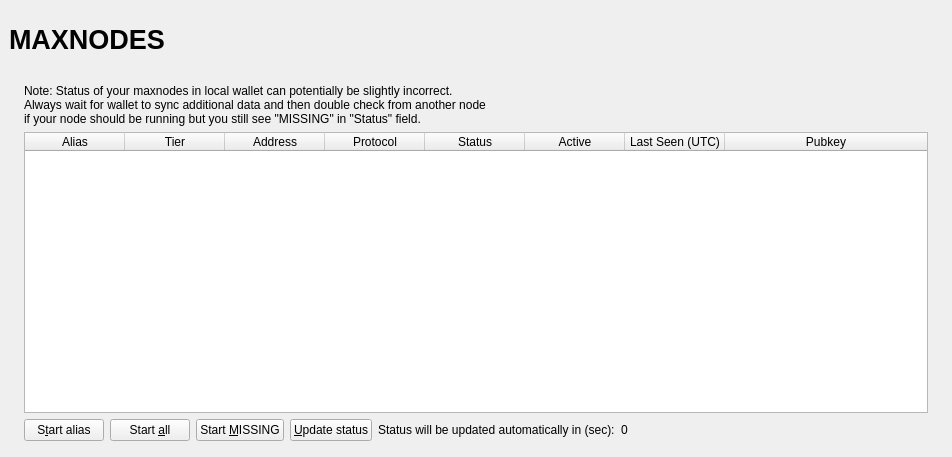
<?xml version="1.0" encoding="UTF-8"?>
<ui version="4.0">
 <class>MaxnodeList</class>
 <widget class="QWidget" name="MaxnodeList">
  <property name="geometry">
   <rect>
    <x>0</x>
    <y>0</y>
    <width>723</width>
    <height>457</height>
   </rect>
  </property>
  <property name="windowTitle">
   <string>Form</string>
  </property>
  <layout class="QVBoxLayout" name="topLayout" stretch="0">
   <property name="leftMargin">
    <number>9</number>
   </property>
   <property name="topMargin">
    <number>9</number>
   </property>
   <property name="rightMargin">
    <number>9</number>
   </property>
   <property name="bottomMargin">
    <number>9</number>
   </property>
   <item>
    <layout class="QVBoxLayout" name="verticalLayout_Max" stretch="0,1">
     <property name="spacing">
      <number>0</number>
     </property>
     <item>
      <widget class="QFrame" name="frame_Header">
       <layout class="QVBoxLayout" name="verticalLayout_4">
        <property name="leftMargin">
         <number>0</number>
        </property>
        <property name="topMargin">
         <number>0</number>
        </property>
        <property name="rightMargin">
         <number>0</number>
        </property>
        <property name="bottomMargin">
         <number>0</number>
        </property>
        <item>
         <layout class="QHBoxLayout" name="horizontalLayout_Header" stretch="1,0,1">
          <item>
           <widget class="QLabel" name="labelOverviewHeaderLeft">
            <property name="minimumSize">
             <size>
              <width>464</width>
              <height>60</height>
             </size>
            </property>
            <property name="maximumSize">
             <size>
              <width>16777215</width>
              <height>60</height>
             </size>
            </property>
            <property name="font">
             <font>
              <pointsize>20</pointsize>
              <weight>75</weight>
              <bold>true</bold>
             </font>
            </property>
            <property name="text">
             <string>MAXNODES</string>
            </property>
           </widget>
          </item>
          <item>
           <spacer name="horizontalSpacer">
            <property name="orientation">
             <enum>Qt::Horizontal</enum>
            </property>
            <property name="sizeHint" stdset="0">
             <size>
              <width>40</width>
              <height>20</height>
             </size>
            </property>
           </spacer>
          </item>
          <item>
           <widget class="QLabel" name="labelOverviewHeaderRight">
            <property name="minimumSize">
             <size>
              <width>464</width>
              <height>60</height>
             </size>
            </property>
            <property name="maximumSize">
             <size>
              <width>16777215</width>
              <height>60</height>
             </size>
            </property>
            <property name="font">
             <font>
              <pointsize>14</pointsize>
             </font>
            </property>
            <property name="text">
             <string/>
            </property>
            <property name="alignment">
             <set>Qt::AlignRight|Qt::AlignTrailing|Qt::AlignVCenter</set>
            </property>
           </widget>
          </item>
         </layout>
        </item>
       </layout>
      </widget>
     </item>
     <item>
      <widget class="QFrame" name="frame_BG">
       <layout class="QVBoxLayout" name="verticalLayout_3">
        <property name="leftMargin">
         <number>6</number>
        </property>
        <property name="topMargin">
         <number>6</number>
        </property>
        <property name="rightMargin">
         <number>6</number>
        </property>
        <property name="bottomMargin">
         <number>6</number>
        </property>
        <item>
         <widget class="QFrame" name="frame_Content">
          <layout class="QVBoxLayout" name="verticalLayout">
           <property name="spacing">
            <number>0</number>
           </property>
           <property name="leftMargin">
            <number>0</number>
           </property>
           <property name="topMargin">
            <number>0</number>
           </property>
           <property name="rightMargin">
            <number>0</number>
           </property>
           <property name="bottomMargin">
            <number>0</number>
           </property>
           <item>
            <layout class="QGridLayout" name="gridLayout_2">
             <property name="spacing">
              <number>2</number>
             </property>
             <item row="0" column="0">
              <widget class="QFrame" name="frameList">
               <layout class="QVBoxLayout" name="verticalLayout_2">
                <property name="bottomMargin">
                 <number>1</number>
                </property>
                <item>
                 <layout class="QHBoxLayout" name="horizontalLayout_note">
                  <property name="bottomMargin">
                   <number>0</number>
                  </property>
                  <item>
                   <widget class="QLabel" name="updateNote">
                    <property name="text">
                     <string>Note: Status of your maxnodes in local wallet can potentially be slightly incorrect.&lt;br /&gt;Always wait for wallet to sync additional data and then double check from another node&lt;br /&gt;if your node should be running but you still see &quot;MISSING&quot; in &quot;Status&quot; field.</string>
                    </property>
                   </widget>
                  </item>
                 </layout>
                </item>
                <item>
                 <widget class="QTableWidget" name="tableWidgetMyMaxnodes">
                  <property name="minimumSize">
                   <size>
                    <width>695</width>
                    <height>0</height>
                   </size>
                  </property>
                  <property name="palette">
                   <palette>
                    <active>
                     <colorrole role="Text">
                      <brush brushstyle="SolidPattern">
                       <color alpha="255">
                        <red>51</red>
                        <green>51</green>
                        <blue>51</blue>
                       </color>
                      </brush>
                     </colorrole>
                    </active>
                    <inactive>
                     <colorrole role="Text">
                      <brush brushstyle="SolidPattern">
                       <color alpha="255">
                        <red>51</red>
                        <green>51</green>
                        <blue>51</blue>
                       </color>
                      </brush>
                     </colorrole>
                    </inactive>
                    <disabled>
                     <colorrole role="Text">
                      <brush brushstyle="SolidPattern">
                       <color alpha="255">
                        <red>85</red>
                        <green>85</green>
                        <blue>85</blue>
                       </color>
                      </brush>
                     </colorrole>
                    </disabled>
                   </palette>
                  </property>
                  <property name="editTriggers">
                   <set>QAbstractItemView::NoEditTriggers</set>
                  </property>
                  <property name="alternatingRowColors">
                   <bool>true</bool>
                  </property>
                  <property name="selectionMode">
                   <enum>QAbstractItemView::SingleSelection</enum>
                  </property>
                  <property name="selectionBehavior">
                   <enum>QAbstractItemView::SelectRows</enum>
                  </property>
                  <property name="sortingEnabled">
                   <bool>true</bool>
                  </property>
                  <attribute name="horizontalHeaderStretchLastSection">
                   <bool>true</bool>
                  </attribute>
                  <column>
                   <property name="text">
                    <string>Alias</string>
                   </property>
                  </column>
		  <column>
                   <property name="text">
                    <string>Tier</string>
                   </property>
                  </column>
                  <column>
                   <property name="text">
                    <string>Address</string>
                   </property>
                  </column>
                  <column>
                   <property name="text">
                    <string>Protocol</string>
                   </property>
                  </column>
                  <column>
                   <property name="text">
                    <string>Status</string>
                   </property>
                  </column>
                  <column>
                   <property name="text">
                    <string>Active</string>
                   </property>
                  </column>
                  <column>
                   <property name="text">
                    <string>Last Seen (UTC)</string>
                   </property>
                  </column>
                  <column>
                   <property name="text">
                    <string>Pubkey</string>
                   </property>
                  </column>
                 </widget>
                </item>
                <item>
                 <layout class="QHBoxLayout" name="horizontalLayout_5">
                  <property name="bottomMargin">
                   <number>0</number>
                  </property>

                  <item>
                   <widget class="QPushButton" name="startButton">
                    <property name="text">
                     <string>S&amp;tart alias</string>
                    </property>
                   </widget>
                  </item>
                  <item>
                   <widget class="QPushButton" name="startAllButton">
                    <property name="text">
                     <string>Start &amp;all</string>
                    </property>
                   </widget>
                  </item>
                  <item>
                   <widget class="QPushButton" name="startMissingButton">
                    <property name="text">
                     <string>Start &amp;MISSING</string>
                    </property>
                   </widget>
                  </item>
                  <item>
                   <widget class="QPushButton" name="UpdateButton">
                    <property name="text">
                     <string>&amp;Update status</string>
                    </property>
                   </widget>
                  </item>
                  <item>
                   <widget class="QLabel" name="autoupdate_label">
                    <property name="text">
                     <string>Status will be updated automatically in (sec):</string>
                    </property>
                   </widget>
                  </item>
                  <item>
                   <widget class="QLabel" name="secondsLabel">
                    <property name="text">
                     <string>0</string>
                    </property>
                   </widget>
                  </item>
                  <item>
                   <spacer name="horizontalSpacer_5">
                    <property name="orientation">
                     <enum>Qt::Horizontal</enum>
                    </property>
                    <property name="sizeHint" stdset="0">
                     <size>
                      <width>40</width>
                      <height>20</height>
                     </size>
                    </property>
                   </spacer>
                  </item>
                 </layout>
                </item>
               </layout>
              </widget>
             </item>
            </layout>
           </item>
          </layout>
         </widget>
        </item>
       </layout>
      </widget>
     </item>
    </layout>
   </item>
  </layout>
 </widget>
 <resources/>
 <connections/>
</ui>
